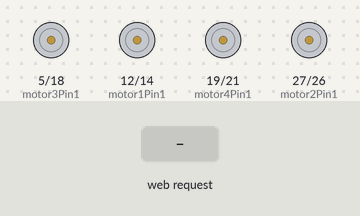
The sketch below on a simulated ESP32. On the bench: motor-driver pin pairs drawn as motors (green arrow = first pin HIGH = forward, orange = second pin HIGH = backward, longer = more drive). The inputs (shaded band) are chosen by the test bench. WiFi joins after 1.5 s; servers stay silent unless stated; what the sketch prints to the serial monitor is not drawn.

Above: at 3.2 s.
3.3 s: HTTP request GET /forward received
At 4.1 s:
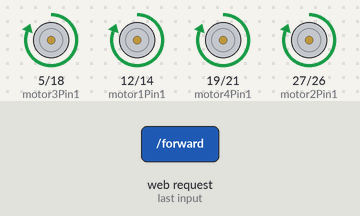
4.8 s: HTTP request GET /backward received
At 5.3 s:
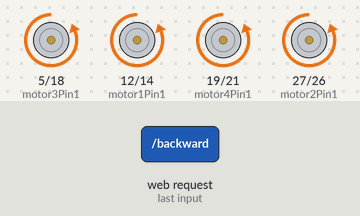
6.3 s: HTTP request GET /left received
At 7.5 s:
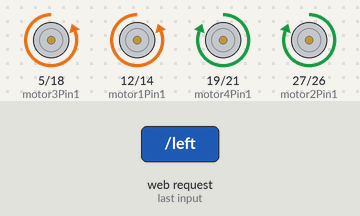
7.8 s: HTTP request GET /right received
At 8.8 s:
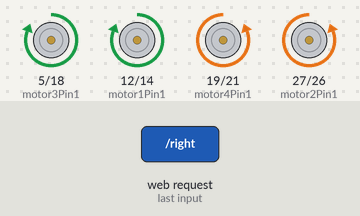
9.3 s: HTTP request GET /stop received
At 9.9 s:
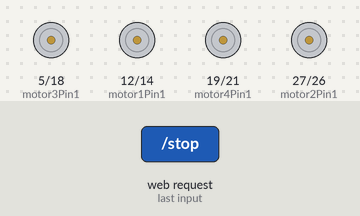
Timing chart, 0 to 11.8 s (numbered marks = the images above; inputs shaded):
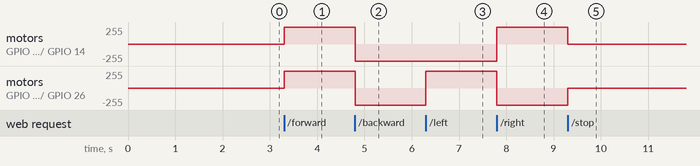

Measured:
- after the input at 3.3 s, motor on GPIO 5 (motor3Pin1) / GPIO 18 (motor3Pin2), motor on GPIO 12 (motor1Pin1) / GPIO 14 (motor1Pin2), motor on GPIO 19 (motor4Pin1) / GPIO 21 (motor4Pin2), motor on GPIO 27 (motor2Pin1) / GPIO 26 (motor2Pin2): stopped → forward 255/255 at once
- after the input at 4.8 s, motor on GPIO 5 (motor3Pin1) / GPIO 18 (motor3Pin2), motor on GPIO 12 (motor1Pin1) / GPIO 14 (motor1Pin2), motor on GPIO 19 (motor4Pin1) / GPIO 21 (motor4Pin2), motor on GPIO 27 (motor2Pin1) / GPIO 26 (motor2Pin2): forward 255/255 → backward 255/255 at once
- after the input at 6.3 s, motor on GPIO 19 (motor4Pin1) / GPIO 21 (motor4Pin2), motor on GPIO 27 (motor2Pin1) / GPIO 26 (motor2Pin2): backward 255/255 → forward 255/255 at once
- after the input at 7.8 s, motor on GPIO 5 (motor3Pin1) / GPIO 18 (motor3Pin2), motor on GPIO 12 (motor1Pin1) / GPIO 14 (motor1Pin2): backward 255/255 → forward 255/255 at once; motor on GPIO 19 (motor4Pin1) / GPIO 21 (motor4Pin2), motor on GPIO 27 (motor2Pin1) / GPIO 26 (motor2Pin2): forward 255/255 → backward 255/255 at once
- after the input at 9.3 s, motor on GPIO 5 (motor3Pin1) / GPIO 18 (motor3Pin2), motor on GPIO 12 (motor1Pin1) / GPIO 14 (motor1Pin2): forward 255/255 → stopped at once; motor on GPIO 19 (motor4Pin1) / GPIO 21 (motor4Pin2), motor on GPIO 27 (motor2Pin1) / GPIO 26 (motor2Pin2): backward 255/255 → stopped at once

The sketch:

UOK_2k24_Battle_Bot_Final_Code_Team_Nirmata.ino
```cpp
#include <WiFi.h>
#include <WebServer.h>

// Replace these with your network credentials
const char* ssid = "Wi-Fi Name";
const char* password = "Wi-Fi Password";

// Motor control pins
//Motor 1

const int motor1Pin1 = 12; // Motor 1 Forward
const int motor1Pin2 = 14; // Motor 1 Backward

//Motor 2
const int motor2Pin1 = 27; // Motor 2 Forward
const int motor2Pin2 = 26; // Motor 2 Backward

//Motor 3
const int motor3Pin1 = 5; // Motor 3 Forward
const int motor3Pin2 = 18; // Motor 3 Backward

//Motor 4
const int motor4Pin1 = 19; // Motor 4 Forward
const int motor4Pin2 = 21; // Motor 4 Backward

WebServer server(80);

// Function to move the car forward
void moveForward() {
    digitalWrite(motor1Pin1, HIGH);
    digitalWrite(motor1Pin2, LOW);
    digitalWrite(motor2Pin1, HIGH);
    digitalWrite(motor2Pin2, LOW);
    digitalWrite(motor3Pin1, HIGH);
    digitalWrite(motor3Pin2, LOW);
    digitalWrite(motor4Pin1, HIGH);
    digitalWrite(motor4Pin2, LOW);
}

// Function to move the car backward
void moveBackward() {
    digitalWrite(motor1Pin1, LOW);
    digitalWrite(motor1Pin2, HIGH);
    digitalWrite(motor2Pin1, LOW);
    digitalWrite(motor2Pin2, HIGH);
    digitalWrite(motor3Pin1, LOW);
    digitalWrite(motor3Pin2, HIGH);
    digitalWrite(motor4Pin1, LOW);
    digitalWrite(motor4Pin2, HIGH);
}

// Function to stop the car
void stopCar() {
    digitalWrite(motor1Pin1, LOW);
    digitalWrite(motor1Pin2, LOW);
    digitalWrite(motor2Pin1, LOW);
    digitalWrite(motor2Pin2, LOW);
    digitalWrite(motor3Pin1, LOW);
    digitalWrite(motor3Pin2, LOW);
    digitalWrite(motor4Pin1, LOW);
    digitalWrite(motor4Pin2, LOW);
}

// Function to turn left
void turnLeft() {
    digitalWrite(motor1Pin1, LOW);
    digitalWrite(motor1Pin2, HIGH);
    digitalWrite(motor2Pin1, HIGH);
    digitalWrite(motor2Pin2, LOW);
    digitalWrite(motor3Pin1, LOW);
    digitalWrite(motor3Pin2, HIGH);
    digitalWrite(motor4Pin1, HIGH);
    digitalWrite(motor4Pin2, LOW);
}

// Function to turn right
void turnRight() {
    digitalWrite(motor1Pin1, HIGH);
    digitalWrite(motor1Pin2, LOW);
    digitalWrite(motor2Pin1, LOW);
    digitalWrite(motor2Pin2, HIGH);
    digitalWrite(motor3Pin1, HIGH);
    digitalWrite(motor3Pin2, LOW);
    digitalWrite(motor4Pin1, LOW);
    digitalWrite(motor4Pin2, HIGH);
}

String webPage = "<html>\
                  <head>\
                    <meta name=\"viewport\" content=\"width=device-width, initial-scale=1.0\">\
                    <style>\
                      body {\
                        text-align: center; \
                        font-family: Arial, sans-serif; \
                        margin: 0; \
                        padding: 0; \
                        background-color: #f4f4f4; \
                      }\
                      h1 { color: #333; margin-bottom: 20px; }\
                      .button-container {\
                        display: flex; \
                        flex-direction: column; \
                        align-items: center; \
                      }\
                      .row {\
                        display: flex; \
                        justify-content: center; \
                        margin: 10px 0; \
                      }\
                      button {\
                        width: 100px; \
                        height: 100px; \
                        font-size: 40px; \
                        margin: 5px; \
                        background-color: #4CAF50; \
                        color: white; \
                        border: none; \
                        border-radius: 5px; \
                        cursor: pointer; \
                      }\
                      button:active { background-color: #45a049; }\
                      @media (max-width: 600px) {\
                        button {\
                          width: 120px; \
                          height: 120px; \
                          font-size: 50px; \
                        }\
                      }\
                    </style>\
                    <script>\
                      function sendCommand(command) {\
                        var xhr = new XMLHttpRequest();\
                        xhr.open('GET', command, true);\
                        xhr.send();\
                      }\
                      function holdCommand(command) {\
                        sendCommand(command);\
                        this.interval = setInterval(function() { sendCommand(command); }, 200);\
                      }\
                      function releaseCommand() {\
                        clearInterval(this.interval);\
                        sendCommand('/stop');\
                      }\
                    </script>\
                  </head>\
                  <body>\
                    <h1>Car Control</h1>\
                    <div class=\"button-container\">\
                      <div class=\"row\">\
                        <button ontouchstart=\"holdCommand('/forward')\" ontouchend=\"releaseCommand()\">&#9650;</button>\
                      </div>\
                      <div class=\"row\">\
                        <button ontouchstart=\"holdCommand('/left')\" ontouchend=\"releaseCommand()\">&#9664;</button>\
                        <button ontouchstart=\"holdCommand('/stop')\" ontouchend=\"releaseCommand()\">&#10073;&#10073;</button>\
                        <button ontouchstart=\"holdCommand('/right')\" ontouchend=\"releaseCommand()\">&#9654;</button>\
                      </div>\
                      <div class=\"row\">\
                        <button ontouchstart=\"holdCommand('/backward')\" ontouchend=\"releaseCommand()\">&#9660;</button>\
                      </div>\
                    </div>\
                  </body>\
                </html>";

// Handles the commands
void handleRoot() {
  server.send(200, "text/html", webPage);
}

void handleForward() {
  moveForward();
  server.send(200, "text/html", webPage);
}

void handleBackward() {
  moveBackward();
  server.send(200, "text/html", webPage);
}

void handleLeft() {
  turnLeft();
  server.send(200, "text/html", webPage);
}

void handleRight() {
  turnRight();
  server.send(200, "text/html", webPage);
}

void handleStop() {
  stopCar();
  server.send(200, "text/html", webPage);
}

void setup() {
  Serial.begin(115200);

  // Initialize motor control pins
  pinMode(motor1Pin1, OUTPUT);
  pinMode(motor1Pin2, OUTPUT);
  pinMode(motor2Pin1, OUTPUT);
  pinMode(motor2Pin2, OUTPUT);
  pinMode(motor3Pin1, OUTPUT);
  pinMode(motor3Pin2, OUTPUT);
  pinMode(motor4Pin1, OUTPUT);
  pinMode(motor4Pin2, OUTPUT);

  // Connect to Wi-Fi
  WiFi.begin(ssid, password);
  while (WiFi.status() != WL_CONNECTED) {
    delay(1000);
    Serial.println("Connecting to WiFi...");
  }
  Serial.println("Connected to WiFi");
  Serial.print("IP Address: ");
  Serial.println(WiFi.localIP());


  // Start the web server
  server.on("/", handleRoot);
  server.on("/forward", handleForward);
  server.on("/backward", handleBackward);
  server.on("/left", handleLeft);
  server.on("/right", handleRight);
  server.on("/stop", handleStop);

  server.begin();
  Serial.println("Web server started");
}

void loop() {
  server.handleClient();
}
```
